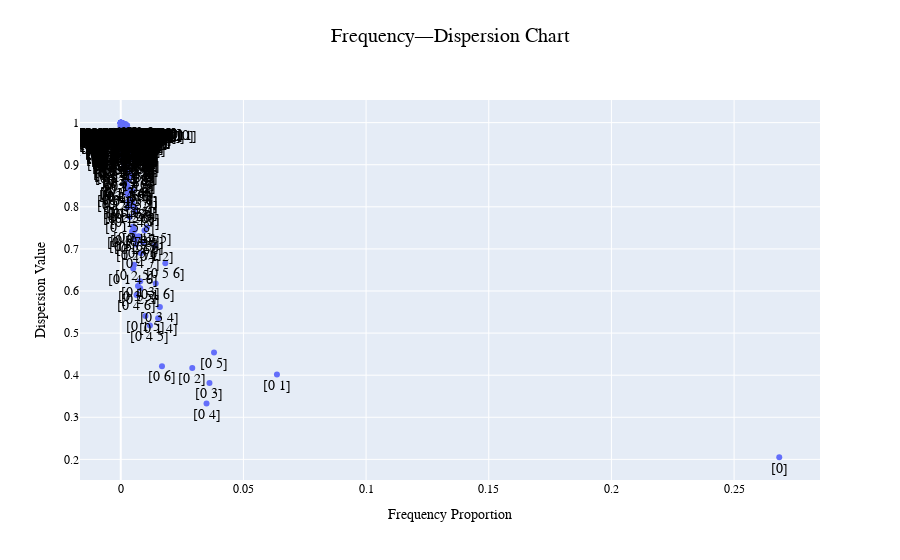

Here is the notebook cell this chart was saved with:
### Code cell
## plots DKL against frequency

fig = go.Figure()
fig.add_trace(go.Scatter(x = proportions_data2['Total'], y = proportions_data2['DKL Value'], mode='markers+text', text=proportions_data2.index.values, textposition="bottom center", textfont_size=14))
fig.update_layout(xaxis=(dict(title={'text': 'Frequency Proportion'})))
fig.update_layout(yaxis=(dict(title={'text': 'Dispersion Value'})))
fig.update_layout(title={'text': 'Frequency—Dispersion Chart', 'font':dict(family="Big Caslon, monospace", size=20, color='rgb(0,0,0)'), 'y':0.95, 'x':0.5, 'xanchor': 'center', 'yanchor': 'top'})
fig.update_layout(font=dict(family="Baskerville, monospace", size=12, color='rgb(0,0,0)'))
img_bytes = fig.to_image(format='png', scale=1)
fig.show()
Image(img_bytes)

### Figure 1 — Plotly figure (JSON) as saved in the notebook; plotly's stock layout.template omitted (floating-point values rounded to 4 significant figures; data arrays with more than 128 entries replaced by an {"elided": "..."} marker saying what was removed)
{"data": [{"mode": "markers+text", "text": {"elided": "341 str values"}, "textfont": {"size": 14}, "textposition": "bottom center", "type": "scatter", "x": {"elided": "341 float values"}, "y": {"elided": "341 float values"}}], "layout": {"font": {"color": "rgb(0,0,0)", "family": "Baskerville, monospace", "size": 12}, "title": {"font": {"color": "rgb(0,0,0)", "family": "Big Caslon, monospace", "size": 20}, "text": "Frequency—Dispersion Chart", "x": 0.5, "xanchor": "center", "y": 0.95, "yanchor": "top"}, "xaxis": {"title": {"text": "Frequency Proportion"}}, "yaxis": {"title": {"text": "Dispersion Value"}}}}
